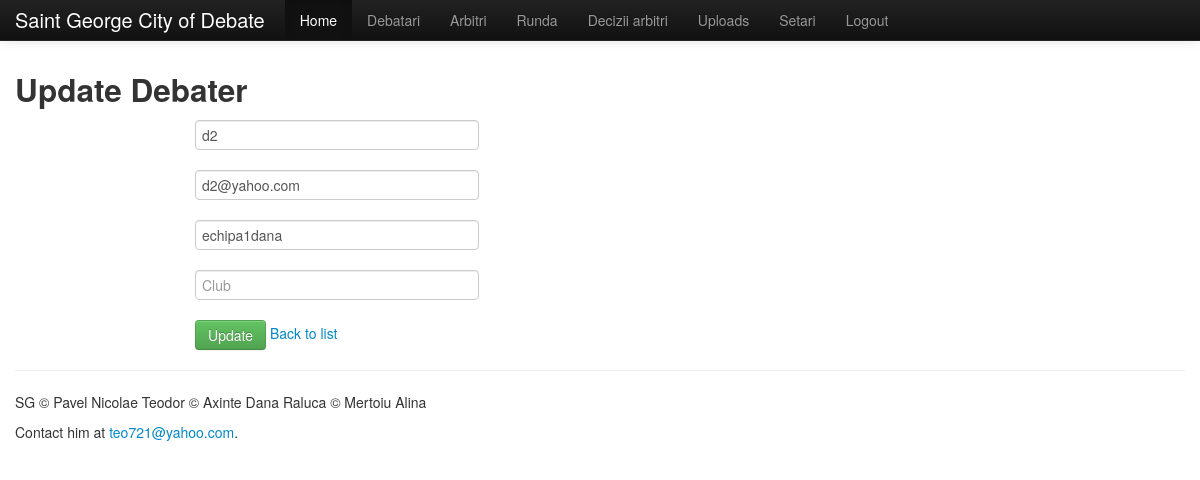
Page /debaters/update/2 (signed in) on the committed database.
### app/debater/models.py (models this page shows, shortened)
class Debater(db.Model):
	__tablename__ = "debaters"
	id = db.Column('debater_id', db.Integer , primary_key=True)
	name = db.Column(db.String(30))
	user_id = db.Column(db.Integer, db.ForeignKey('users.user_id'))
	team_id = db.Column(db.Integer, db.ForeignKey('teams.team_id'))
	debater_res = db.relationship('Debater_restriction', backref='debater_res', lazy='dynamic')

### app/mod_auth/models.py (models this page shows, shortened)
class User(db.Model):
    __tablename__ = "users"
    id = db.Column('user_id',db.Integer , primary_key=True)
    password = db.Column('password' , db.String(250))
    email = db.Column('email',db.String(50),unique=True , index=True)
    user_type = db.Column('user_type',db.String(30))#cauta ce e index ?????!!!
    def is_authenticated(self):
        return True
    def is_debater(self):
        return (self.user_type == 'debater')
    def is_judge(self):
        return (self.user_type == 'judge')
    def is_tabmaster(self):
        return (self.user_type == 'tabmaster')

### app/tabmaster/models.py (models this page shows, shortened)
class Team(db.Model):
    __tablename__ = "teams"
    id = db.Column('team_id', db.Integer, primary_key=True)
    name = db.Column(db.String(30))
    points = db.Column(db.Integer)
    wins = db.Column(db.Integer)
    defeats = db.Column(db.Integer)
    number_of_games = db.Column(db.Integer)
    team_res = db.relationship('Team_restriction', backref='team_res', lazy='dynamic')
    debaters = db.relationship('Debater', backref='team', lazy='dynamic')

### app/tabmaster/controllers.py (the view, shortened to what this page needs)
@tabmaster.route('/debaters/update/<int:id>', methods=['POST', 'GET'])
@login_required
def update_debater(id):
    debater = Debater.query.get(id)
    user = User.query.get(debater.user_id)
    team = Team.query.get(debater.team_id)
    if request.method == 'GET':
        _debater = {}
        _debater['id'] = debater.id
        _debater['name'] = debater.name
        _debater['email'] = user.email
        _debater['team'] = team.name
        return render_template('tabmaster/update_debater.html',debater = _debater)

### app/__init__.py (called while the page is built)
@app.before_request
def before_request():
    g.user = current_user

### app/mod_auth/controllers.py (called while the page is built)
@login_manager.user_loader
def load_user(id):
    return User.query.get(int(id))

### app/tabmaster/controllers.py (called while the page is built)
@tabmaster.before_request
def before_request():
    if current_user is not None and current_user.is_authenticated():
        if (current_user.user_type != 'tabmaster'):
            flash('Nu sunteti tabmaster!','error')
            return redirect(url_for('home'))
    else:
        flash('You must log in to continue','error')
        return redirect(url_for('auth.login'))

### app/templates/tabmaster/update_debater.html
{% extends "layout.html" %}
{% block body %}
  <form action="" method=post class="form-horizontal">
    <h2>Update Debater</h2>
    <div class="control-group">
        <div class="controls">
          <input type="text" id="name" name="name" class="input-xlarge"
            placeholder="Name" value="{{debater.name}}"
            required>
        </div>
    </div>
    <div class="control-group">
        <div class="controls">
          <input type="text" id="email" name="email" class="input-xlarge"
            placeholder="Email" value="{{debater.email}}"
            required>
        </div>
    </div>
    <div class="control-group">
        <div class="controls">
          <input type="text" id="team" name="team" class="input-xlarge"
            placeholder="Team" value="{{debater.team}}"
            required>
        </div>
    </div>
    <div class="control-group">
        <div class="controls">
          <input type="text" id="club" name="club" class="input-xlarge"
            placeholder="Club" value="{{debater.club}}"
            required>
        </div>
    </div>
    <div class="control-group">
        <div class="controls">
          <button type="submit" class="btn btn-success">Update</button>
          <a href="{{ url_for('tabmaster.debaters') }}">Back to list</a>
        </div>
    </div>
  </form>
{% endblock %}

### rows in the picture
Debater: name "d2"
User: email "d2@yahoo.com"
Team: team "echipa1dana"
